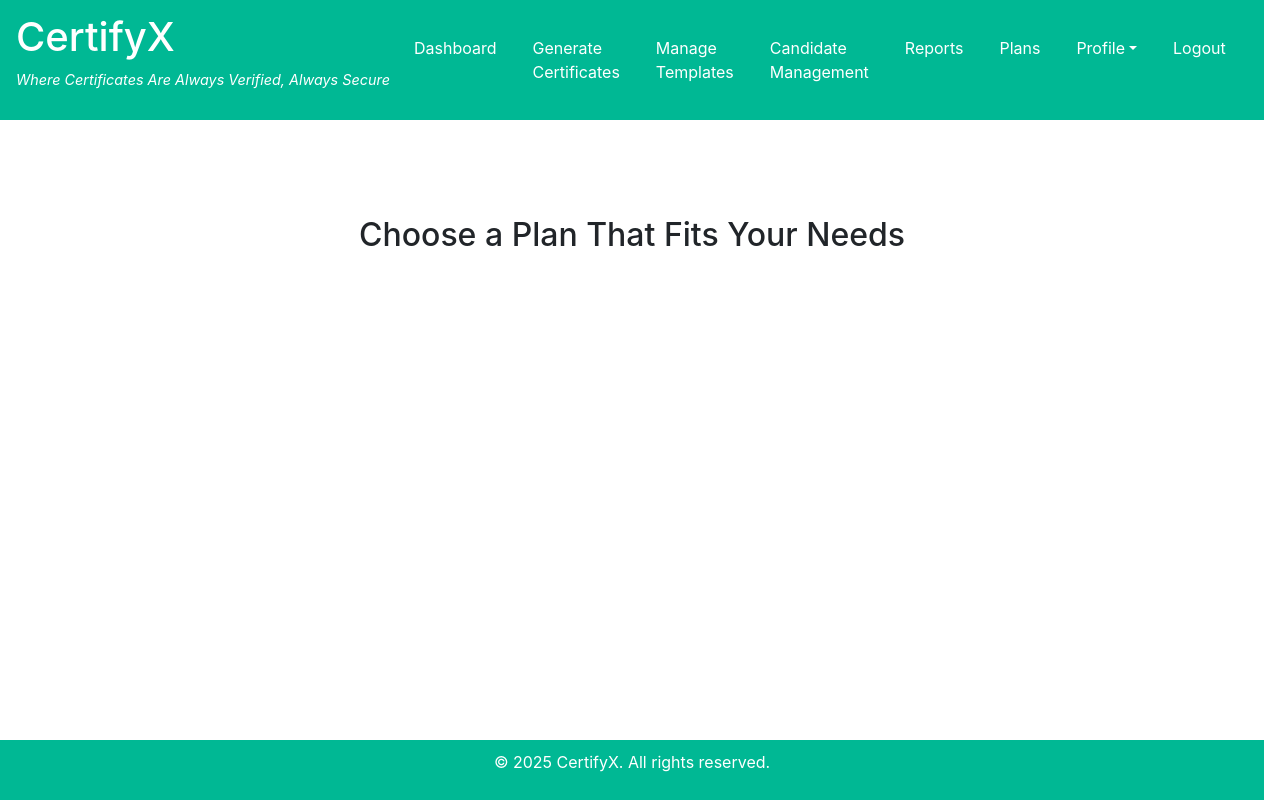
Page /plans/ (signed in) on the earlier database version.
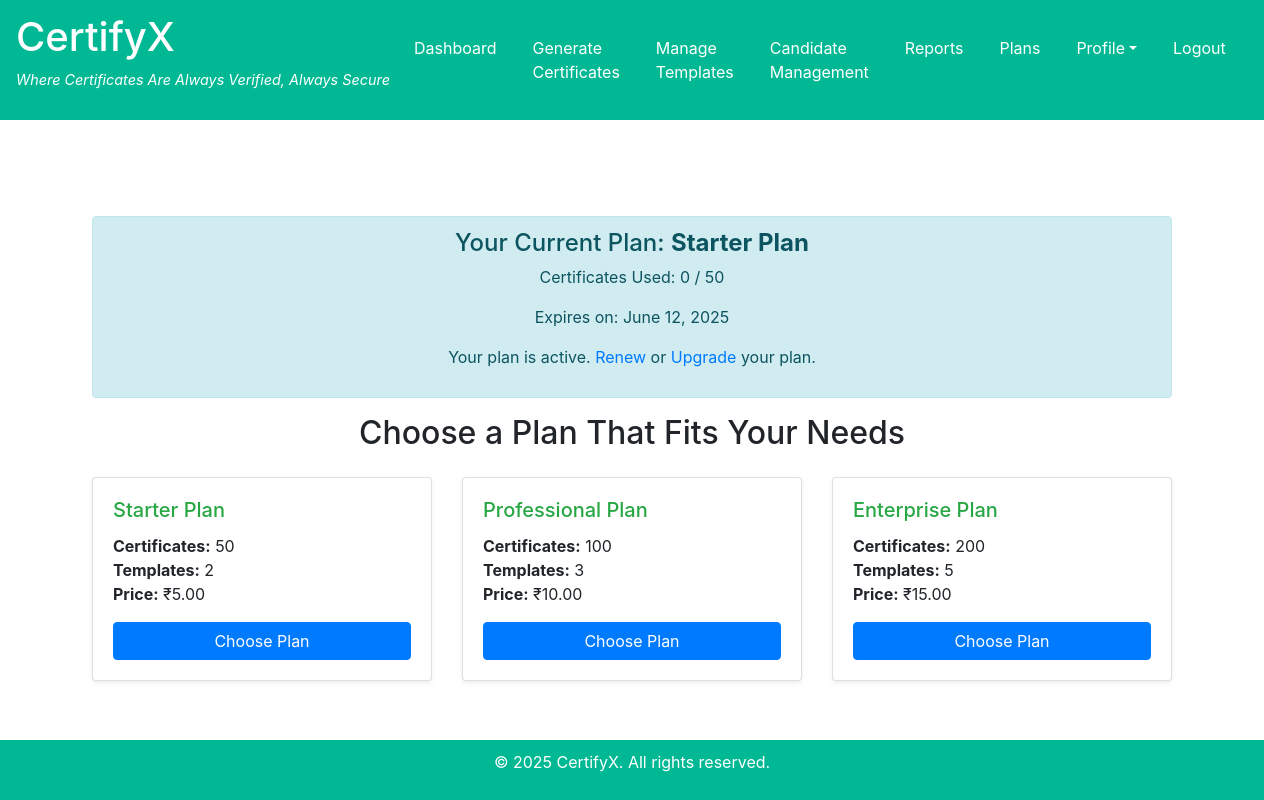
Same page on the later database version.
### subscriptions/models.py (models this page shows, shortened)
class CompanySubscription(models.Model):
    company = models.OneToOneField(settings.AUTH_USER_MODEL, on_delete=models.CASCADE)
    plan = models.ForeignKey(PricingPlan, on_delete=models.SET_NULL, null=True)
    certificates_used = models.PositiveIntegerField(default=0)
    start_date = models.DateField(auto_now_add=True)
    expiry_date = models.DateField()
    is_active = models.BooleanField(default=True)  # Track active status
    next_plan = models.CharField(max_length=100, blank=True, null=True)  # Store upgraded plan if applicable
    payment_status = models.CharField(max_length=20, choices=[('Paid', 'Paid'), ('Pending', 'Pending'), ('Failed', 'Failed')], default='Pending')
    payment_reference = models.CharField(max_length=100, null=True, blank=True)
    def is_subscription_active(self):
        return self.expiry_date >= date.today()

class PricingPlan(models.Model):
    name = models.CharField(max_length=50)
    certificate_limit = models.PositiveIntegerField()
    template_limit = models.PositiveIntegerField()
    price = models.DecimalField(max_digits=10, decimal_places=2)
    validity_period = models.PositiveIntegerField(default=30)

### subscriptions/views.py (the view)
# urls.py: path('plans/', plans_view, name='plans'),
@login_required
def plans_view(request):
    plans = PricingPlan.objects.all()
    try:
        subscription = CompanySubscription.objects.get(company=request.user)
    except CompanySubscription.DoesNotExist:
        subscription = None
    context = {
        'plans': plans,
        'subscription': subscription,
    }
    return render(request, 'plans.html', context)

### subscriptions/templates/plans.html
{% extends 'base.html' %}
{% block content %}
<div class="container mt-5">
    {% if subscription %}
    <div class="alert alert-info text-center">
        <h4>Your Current Plan: <strong>{{ subscription.plan.name }}</strong></h4>
        <p>Certificates Used: {{ subscription.certificates_used }} / {{ subscription.plan.certificate_limit }}</p>
        <p>Expires on: {{ subscription.expiry_date }}</p>
        {% if subscription.is_subscription_active %}
            <p>Your plan is active.
                <a href="{% url 'renew' subscription.id %}">Renew</a>
                or
                <a href="{% url 'upgrade_plan' subscription.id 'Elite Plan' %}">Upgrade</a> your plan.
            </p>
        {% else %}
            <p>Your plan has expired. Please
                <a href="{% url 'renew' subscription.id %}">renew</a>.
            </p>
        {% endif %}
    </div>
    {% endif %}
    <h2 class="mb-4 text-center">Choose a Plan That Fits Your Needs</h2>
    <div class="row">
        {% for plan in plans %}
        <div class="col-md-4">
            <div class="card mb-4 shadow-sm">
                <div class="card-body">
                    <h5 class="card-title text-success">{{ plan.name }}</h5>
                    <p class="card-text">
                        <strong>Certificates:</strong> {{ plan.certificate_limit }}<br>
                        <strong>Templates:</strong> {{ plan.template_limit }}<br>
                        <strong>Price:</strong> ₹{{ plan.price }}
                    </p>
                    <a href="{% url 'mock_payment' plan.id %}" class="btn btn-primary btn-block">Choose Plan</a>
                </div>
            </div>
        </div>
        {% endfor %}
    </div>
</div>
{% endblock %}

### accounts/templates/base.html (shortened to what this page needs)
<!DOCTYPE html>
<html lang="en">
<head>
    <link href="https://stackpath.bootstrapcdn.com/bootstrap/4.5.2/css/bootstrap.min.css" rel="stylesheet">
</head>
<body>
    <nav class="navbar navbar-expand-lg navbar-light">
        <a class="navbar-brand" href="{% url 'home' %}">
            <h1>CertifyX</h1>
            <p class="tagline">Where Certificates Are Always Verified, Always Secure</p>
        </a>
        <div class="collapse navbar-collapse" id="navbarNav">
            <ul class="navbar-nav ml-auto">
                <li class="nav-item"><a class="nav-link" href="/dashboard">Dashboard</a></li>
                <li class="nav-item"><a class="nav-link" href="/generate-certificate">Generate Certificates</a></li>
                <li class="nav-item"><a class="nav-link" href="/manage-templates">Manage Templates</a></li>
                <li class="nav-item"><a class="nav-link" href="/candidate-management">Candidate Management</a></li>
                <li class="nav-item"><a class="nav-link" href="/reports">Reports</a></li>
                <li class="nav-item"><a class="nav-link" href="/plans">Plans</a></li>
                <li class="nav-item dropdown">
                    <a class="nav-link dropdown-toggle" href="#" id="navbarDropdown" role="button"
                       data-toggle="dropdown" aria-haspopup="true" aria-expanded="false">Profile</a>
                </li>
                <li class="nav-item"><a class="nav-link" href="/logout">Logout</a></li>
            </ul>
        </div>
    </nav>
    <div class="container mt-5 content">
        {% block content %}{% endblock %}
    </div>
    <footer>
        <p>&copy; 2025 CertifyX. All rights reserved.</p>
    </footer>
</body>
</html>

### accounts/templates/base.html (style rules this page uses)
html, body { height: 100%; margin: 0; }
body { display: flex; flex-direction: column; }
.content { flex: 1; }
.navbar { background-color: #00b894; }
.navbar a { color: white !important; }
.navbar .navbar-brand h1 { color: white; }
.navbar .navbar-brand .tagline { font-size: 0.9rem; color: white; }
.tagline { font-size: 1rem; font-style: italic; color: #f8f9fa; }
.navbar-nav .nav-item { margin-right: 20px; }
.navbar-nav .nav-item .nav-link { color: #fff; }
footer { background-color: #00b894; padding: 10px 0; text-align: center; color: #fff; font-size: 1rem; }

Differences in the rows shown:
added CompanySubscription: plan.name "Starter Plan", certificates_used "0", plan.certificate_limit "50", expiry_date "June 12, 2025"
added PricingPlan: name "Starter Plan", certificate_limit "50", template_limit "2", price "5.00"
added PricingPlan: name "Professional Plan", certificate_limit "100", template_limit "3", price "10.00"
added PricingPlan: name "Enterprise Plan", certificate_limit "200", template_limit "5", price "15.00"
Other differences:
text now shown: "Your Current Plan: Certificates Used: / Expires on: Your plan is active. Renew or Upgrade your plan."
